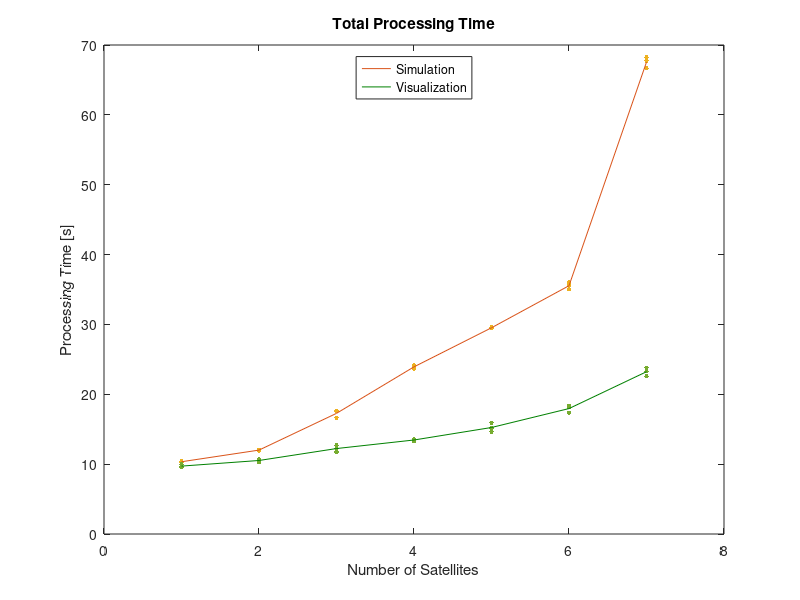
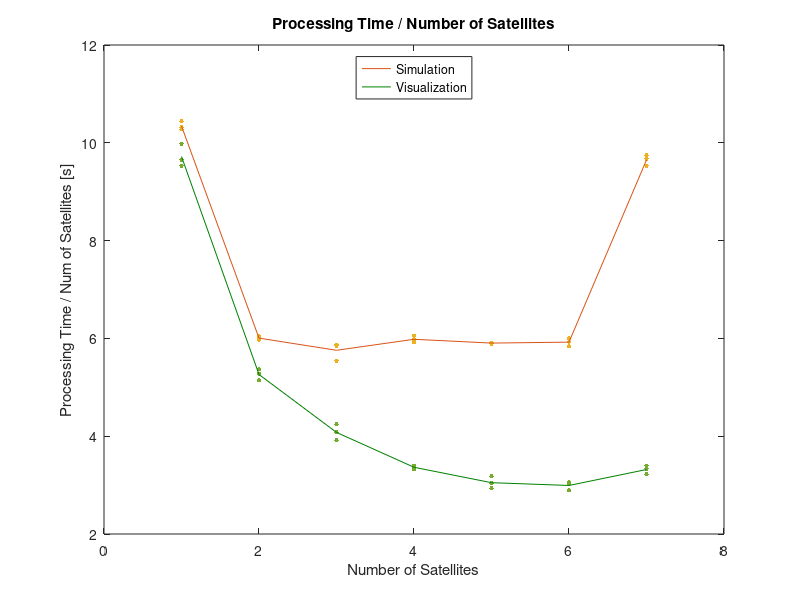
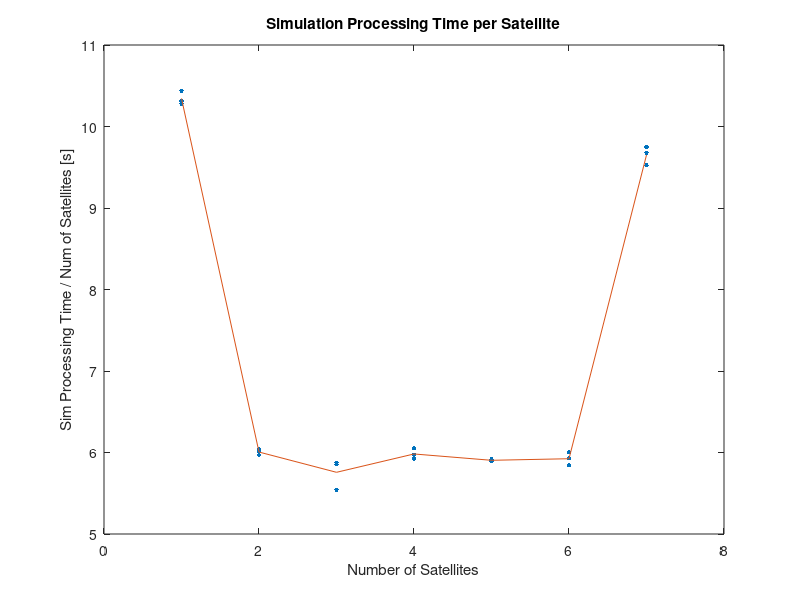
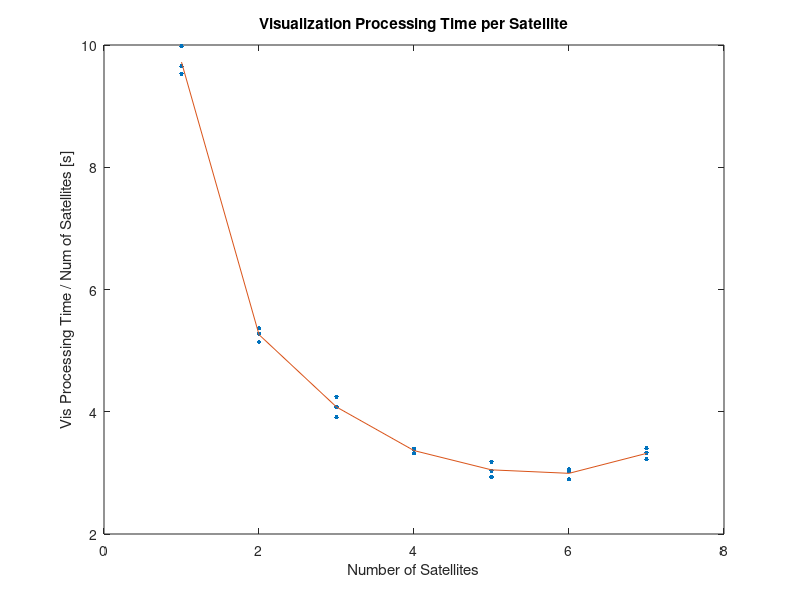

Write MATLAB code to recreate these figures, in order.
close all;

% Data columns:
%   - Test ID
%   - Number of Orbits
%   - Number of Satellites
%   - Sim Processing Time [s]
%   - Vis Processing Time [s]
%   - Vis Runtime per Orbit [s]
%   - Sim Processing Time per Satellite [s]
%   - Vis Processing Time per Satellite [s]
data = [
  01	5	1	10.281	09.65	8.6	10.281	9.650
  02	5	1	10.313	09.98	8.6	10.313	9.980
  03	5	1	10.437	09.53	8.6	10.437	9.530
  04	5	2	12.017	10.73	8.8	06.009	5.365
  05	5	2	11.937	10.28	8.8	05.969	5.140
  06	5	2	12.078	10.56	8.8	06.039	5.280
  07	5	3	17.562	12.73	8.9	05.854	4.243
  08	5	3	17.626	11.74	8.9	05.875	3.913
  09	5	3	16.625	12.23	8.9	05.542	4.077
  10	5	4	23.687	13.49	9.2	05.922	3.373
  11	5	4	24.203	13.29	9.2	06.051	3.323
  12	5	4	23.891	13.59	9.2	05.973	3.398
  13	5	5	29.515	15.17	9.4	05.903	3.034
  14	5	5	29.468	14.66	9.4	05.894	2.932
  15	5	5	29.579	15.91	9.4	05.916	3.182
  16	5	6	35.563	17.35	9.6	05.927	2.892
  17	5	6	35.047	18.14	9.6	05.841	3.023
  18	5	6	36.016	18.38	9.6	06.003	3.063
  19	5	7	67.735	23.32	9.9	09.676	3.331
  20	5	7	66.688	22.58	9.9	09.527	3.226
  21	5	7	68.235	23.79	9.9	09.748	3.399
];

maxNumSats = data(end,3); % Maximum Number of Satellites.

%% Plots
markerSize = 10;
colorsLight = [
  [0.9290, 0.6940, 0.1250]
  [0.4660, 0.6740, 0.1880]
  [0, 0.4470, 0.7410]
  [0.75, 0, 0.75]
  [1, 0, 0]
];
colorsDark = [
  [0.8500, 0.3250, 0.0980]
  [0, 0.5, 0]
  [0, 0, 1]
  [0.4940, 0.1840, 0.5560]
  [0.6350, 0.0780, 0.1840]
];

%% Total Processing Time [s].
figure('Visible','on');
figTitle = 'Total Processing Time';
xAxisLabel = 'Number of Satellites';
yAxisLabel = 'Processing Time [s]';

% Set array for plots and legends.
plots = [];
plegs = {};

% Simulation Processing Time.
xColumn = 3; % xLabel = 'Number of Satellites';
yColumn = 4; % yLabel = 'Simulation Processing Time [s]';
x = data(:,xColumn);
y = data(:,yColumn);
plot(x,y,'.','MarkerSize',markerSize,'Color',colorsLight(1,:));
% Average.
hold on;
x = 1:1:maxNumSats; % Number of Satellites.
y = zeros(size(x));
for n = 1:maxNumSats
  firstDataPoint = 3*n - 2;
  y(n) = ( ...
    data(firstDataPoint  ,yColumn) + ...
    data(firstDataPoint+1,yColumn) + ...
    data(firstDataPoint+2,yColumn) ) / 3;
end
xlim([0 x(end)+1]);
plots(end+1) = plot(x,y,'Color',colorsDark(1,:));
plegs{end+1} = 'Simulation';

% Visualization Processing Time.
hold on;
xColumn = 3; % xLabel = 'Number of Satellites';
yColumn = 5; % yLabel = 'Visualization Processing Time [s]';
x = data(:,xColumn);
y = data(:,yColumn);
plot(x,y,'.','MarkerSize',markerSize,'Color',colorsLight(2,:));
% Average.
hold on;
x = 1:1:maxNumSats; % Number of Satellites.
y = zeros(size(x));
for n = 1:maxNumSats
  firstDataPoint = 3*n - 2;
  y(n) = ( ...
    data(firstDataPoint  ,yColumn) + ...
    data(firstDataPoint+1,yColumn) + ...
    data(firstDataPoint+2,yColumn) ) / 3;
end
xlim([0 x(end)+1]);
plots(end+1) = plot(x,y,'Color',colorsDark(2,:));
plegs{end+1} = 'Visualization';

% Figure Setup.
title(figTitle);
xlabel(xAxisLabel);
ylabel(yAxisLabel);

% Plots & Legends.
legend(plots,plegs,'Location','north');


%% Processing Time per Satellite [s].
figure('Visible','on');
figTitle = 'Processing Time / Number of Satellites';
xAxisLabel = 'Number of Satellites';
yAxisLabel = 'Processing Time / Num of Satellites [s]';

% Set array for plots and legends.
plots = [];
plegs = {};

% Simulation Processing Time per Satellite.
xColumn = 3; % xLabel = 'Number of Satellites';
yColumn = 7; % yLabel = 'Sim Processing Time / Num of Satellites [s]';
x = data(:,xColumn);
y = data(:,yColumn);
plot(x,y,'.','MarkerSize',markerSize,'Color',colorsLight(1,:));
hold on;
% Compute Average.
x = 1:1:maxNumSats; % Number of Satellites.
y = zeros(size(x));
for n = 1:maxNumSats
  firstDataPoint = 3*n - 2;
  y(n) = ( ...
    data(firstDataPoint  ,yColumn) + ...
    data(firstDataPoint+1,yColumn) + ...
    data(firstDataPoint+2,yColumn) ) / 3;
end
xlim([0 x(end)+1]);
% Plot Average.
plots(end+1) = plot(x,y,'Color',colorsDark(1,:));
plegs{end+1} = 'Simulation';

% Visualization Processing Time per Satellite.
hold on;
xColumn = 3; % xLabel = 'Number of Satellites';
yColumn = 8; % yLabel = 'Vis Processing Time / Num of Satellites [s]';
x = data(:,xColumn);
y = data(:,yColumn);
plot(x,y,'.','MarkerSize',markerSize,'Color',colorsLight(2,:));
% Compute Average.
hold on;
x = 1:1:maxNumSats; % Number of Satellites.
y = zeros(size(x));
for n = 1:maxNumSats
  firstDataPoint = 3*n - 2;
  y(n) = ( ...
    data(firstDataPoint  ,yColumn) + ...
    data(firstDataPoint+1,yColumn) + ...
    data(firstDataPoint+2,yColumn) ) / 3;
end
xlim([0 x(end)+1]);
% Plot Average.
plots(end+1) = plot(x,y,'Color',colorsDark(2,:));
plegs{end+1} = 'Visualization';

% Figure Setup.
title(figTitle);
xlabel(xAxisLabel);
ylabel(yAxisLabel);

% Plots & Legends.
legend(plots,plegs,'Location','north');


%% Sim Processing Time per Satellite [s].
figure('Visible','off');
figTitle = 'Simulation Processing Time per Satellite';
xColumn = 3; xLabel = 'Number of Satellites';
yColumn = 7; yLabel = 'Sim Processing Time / Num of Satellites [s]';
x = data(:,xColumn);
y = data(:,yColumn);
plot(x,y,'.','MarkerSize',markerSize);
hold on;
% Average.
x = 1:1:maxNumSats; % Number of Satellites.
y = zeros(size(x));
for n = 1:maxNumSats
  firstDataPoint = 3*n - 2;
  y(n) = ( ...
    data(firstDataPoint  ,yColumn) + ...
    data(firstDataPoint+1,yColumn) + ...
    data(firstDataPoint+2,yColumn) ) / 3;
end
xlim([0 x(end)+1]);
plot(x,y);
title(figTitle);
xlabel(xLabel);
ylabel(yLabel);

%% Vis Processing Time per Satellite [s].
figure('Visible','off');
figTitle = 'Visualization Processing Time per Satellite';
xColumn = 3; xLabel = 'Number of Satellites';
yColumn = 8; yLabel = 'Vis Processing Time / Num of Satellites [s]';
x = data(:,xColumn);
y = data(:,yColumn);
plot(x,y,'.','MarkerSize',markerSize);
hold on;
% Average.
x = 1:1:maxNumSats; % Number of Satellites.
y = zeros(size(x));
for n = 1:maxNumSats
  firstDataPoint = 3*n - 2;
  y(n) = ( ...
    data(firstDataPoint  ,yColumn) + ...
    data(firstDataPoint+1,yColumn) + ...
    data(firstDataPoint+2,yColumn) ) / 3;
end
xlim([0 x(end)+1]);
plot(x,y);
title(figTitle);
xlabel(xLabel);
ylabel(yLabel);















